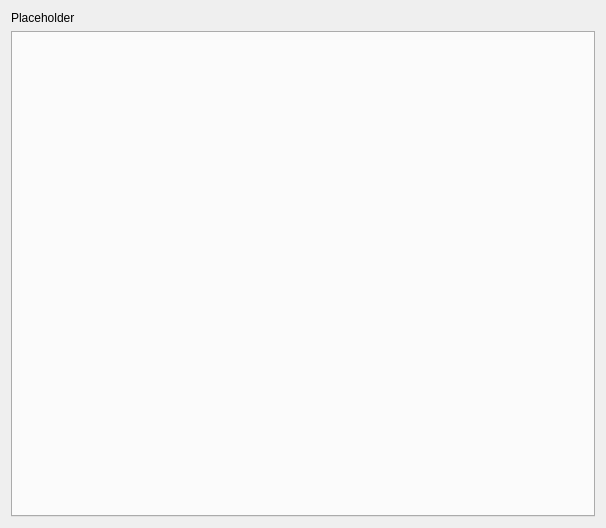
<?xml version="1.0" encoding="UTF-8"?>
<ui version="4.0">
 <class>TextViewer</class>
 <widget class="QDialog" name="TextViewer">
  <property name="geometry">
   <rect>
    <x>0</x>
    <y>0</y>
    <width>606</width>
    <height>528</height>
   </rect>
  </property>
  <property name="windowTitle">
   <string>Log Viewer</string>
  </property>
  <layout class="QVBoxLayout" name="verticalLayout">
   <item>
    <widget class="QLabel" name="descriptionLabel">
     <property name="text">
      <string>Placeholder</string>
     </property>
    </widget>
   </item>
   <item>
    <widget class="QTabWidget" name="editorTabs">
     <property name="currentIndex">
      <number>-1</number>
     </property>
    </widget>
   </item>
  </layout>
 </widget>
 <resources/>
 <connections/>
</ui>
